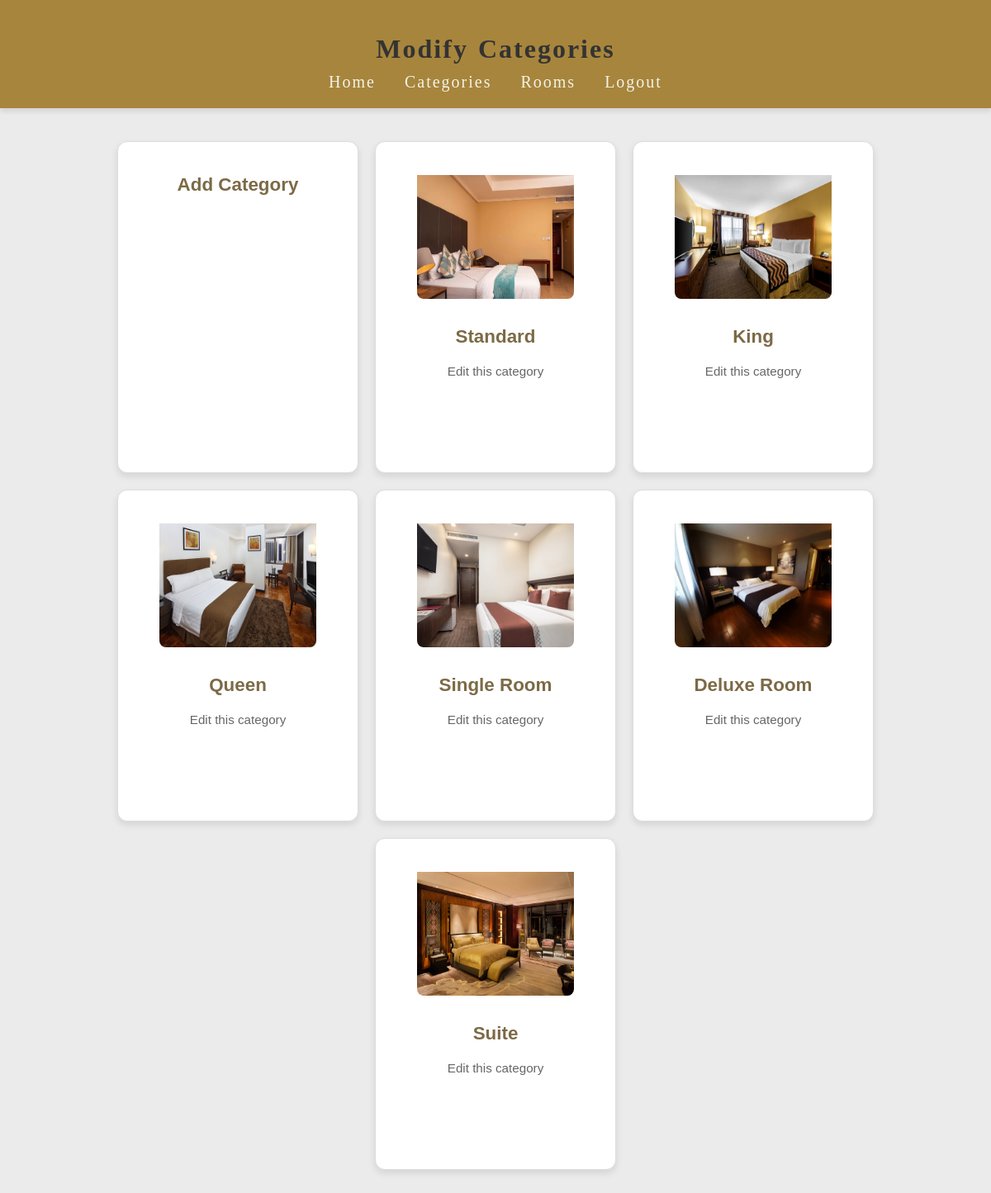
Screenshot of /dashboard/category/modify/ (signed in) with the database file from the repository.
### dashboard/models.py (models this page shows, shortened)
class RoomCategory(models.Model):
    category_id = models.CharField(max_length=30)
    room_photo = models.ImageField(default='fallback.png', blank=True)
    room_desc = models.TextField(max_length=200, blank=True)
    room_price = models.DecimalField(max_digits=10, decimal_places=2)

### dashboard/views.py (the view)
# urls.py: path('category/modify/', views.modify_category_landing, name='modify_category_landing'),
@login_required
def modify_category_landing(request):
    categories = RoomCategory.objects.all()  # Updated from Category to RoomCategory
    return render(request, 'dashboard/modify_category_landing.html', {'categories': categories})

### dashboard/templates/dashboard/modify_category_landing.html (shortened to what this page needs)
{% load static %}
<!DOCTYPE html>
<html lang="en">
<head>
    <link rel="stylesheet" href="{% static 'css/css.css' %}">
</head>
<body>
    <header>
        <h1>Modify Categories</h1>
        <ul>
            <li><a href="{% url 'dashboard:admin_landing' %}">Home</a></li>
            <li><a href="{% url 'dashboard:add_or_modify_category' %}">Categories</a></li>
            <li><a href="{% url 'dashboard:add_or_modify_room' %}">Rooms</a></li>
            <li><a href="{% url 'dashboard:admin_logout' %}">Logout</a></li>
        </ul>
    </header>
    <div class="container">
        <div class="card-container">
            <a href="{% url 'dashboard:add_category' %}">
                <h2>Add Category</h2>
            </a>
        </div>
        {% for category in categories %}
        <div class="card-container">
            <a href="{% url 'dashboard:modify_category' category.id %}">
                {% if category.room_photo %}
                <img src="{{ category.room_photo.url }}" alt="Room Photo" class="room-photo">
                {% else %}
                <img src="{% static '../media/lizard.jpeg' %}" alt="Default Room Photo" class="room-photo">
                {% endif %}
                <h2>{{ category.category_id }}</h2>
                <p>Edit this category</p>
            </a>
        </div>
        {% endfor %}
    </div>
</body>
</html>

### dashboard/static/css/css.css (style rules this page uses)
body { font-family: 'Arial', sans-serif; background:#ebebeb; margin: 0; display: flex; flex-direction: column; height: 100vh; }
header { display: flex; flex-direction: column; align-items: center; justify-content: center; background-color: #a7853c; padding: 20px; box-shadow: 0px 4px 6px rgba(0, 0, 0, 0.1); font-family: "Palatino Linotype", "Book Antiqua", Palatino, serif; font-size: 20px; letter-spacing: 2px; word-spacing: 2px; color: #ffffff; font-weight: 400; text-decoration: none; font-style: normal; font-variant: normal; text-transform: none; }
header h1 { font-size: 2rem; margin-bottom: 10px; color: #333; }
header ul { list-style: none; display: flex; gap: 15px; padding: 0; margin: 0; }
header ul li { margin: 0; }
header ul li a { text-decoration: none; color: #fafdf8ea; font-weight: 500; padding: 5px 10px; border-radius: 5px; transition: background-color 0.3s, color 0.3s; }
a { text-decoration: none; color: #7C6A46; }
h2 { text-align: center; margin-bottom: 20px; color: #7C6A46; }
.container { display: flex; justify-content: center; align-items: center; flex-wrap: wrap; gap: 20px; padding: 40px; }
.card-container { width: 250px; height: 360px; background-color: #ffffff; border: 1px solid #ddd; border-radius: 12px; box-shadow: 0 4px 8px rgba(0, 0, 0, 0.1); transition: transform 0.3s ease, box-shadow 0.3s ease; text-align: center; padding: 20px; text-decoration: none; color: inherit; }
.card-container h2 { color: #7C6A46; font-size: 1.4em; }
.card-container p { color: #666; font-size: 0.95em; }
.card-container img { padding-top: 20px; width: 190px; height: 150px; }
.room-photo { width: 50%; height: auto; border-radius: 8px; margin-bottom: 10px; }

### rows the page displays
RoomCategory: room_photo (picture), category_id "Standard"
RoomCategory: room_photo (picture), category_id "King"
RoomCategory: room_photo (picture), category_id "Queen"
RoomCategory: room_photo (picture), category_id "Single Room"
RoomCategory: room_photo (picture), category_id "Deluxe Room"
RoomCategory: room_photo (picture), category_id "Suite"
